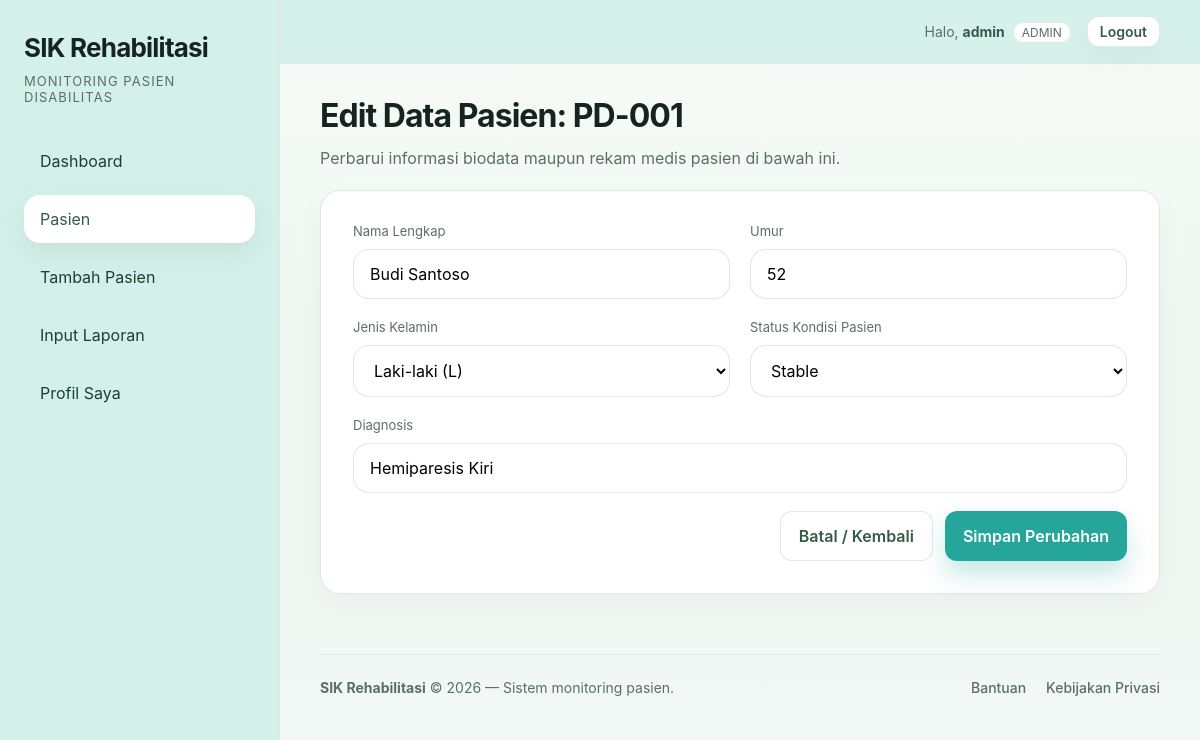
/edit-patient.php?id=1 (signed in), run on the app's committed database.
### tables this page shows
CREATE TABLE patients (
    id INT PRIMARY KEY AUTO_INCREMENT,
    code VARCHAR(20) NOT NULL UNIQUE,
    name VARCHAR(100) NOT NULL,
    age INT NOT NULL,
    gender ENUM('L','P') NOT NULL,
    address VARCHAR(150),
    diagnosis VARCHAR(100) NOT NULL,
    disability_type VARCHAR(50) NOT NULL,
    status ENUM('stable','monitoring','high-risk','urgent') NOT NULL DEFAULT 'monitoring',
    room VARCHAR(50),
    blood_type VARCHAR(5),
    admission_date DATE,
    clinician VARCHAR(100),
    progress INT DEFAULT 0,
    phase VARCHAR(30),
    latest_assessment DATETIME,
    heart_rate INT,
    spo2 INT,
    blood_pressure VARCHAR(15)
);

### includes/functions.php (called while the page is built, shortened)
<?php
function h(?string $value): string
{
    return htmlspecialchars((string)$value, ENT_QUOTES, 'UTF-8');
}
function getPatientById(PDO $pdo, int $id): ?array
{
    $stmt = $pdo->prepare("SELECT * FROM patients WHERE id = ?");
    $stmt->execute([$id]);
    $patient = $stmt->fetch();
    return $patient ?: null;
}
?>

### edit-patient.php (the view, shortened to what this page needs)
<?php
require 'includes/db.php';
require 'includes/functions.php';
$id = (int)($_GET['id'] ?? 0);
$patient = getPatientById($pdo, $id);
require 'includes/header.php';
?>
<div class="page-title">
    <h2>Edit Data Pasien: <?= h($patient['code']) ?></h2>
    <p>Perbarui informasi biodata maupun rekam medis pasien di bawah ini.</p>
</div>
<form method="post" class="card mt-18" style="padding: 32px;">
    <div class="form-grid">
        <div>
            <label class="label">Nama Lengkap</label>
            <input name="name" class="input" type="text" value="<?= h($patient['name']) ?>" required>
        </div>
        <div>
            <label class="label">Umur</label>
            <input name="age" class="input" type="number" min="1" max="150" value="<?= h($patient['age']) ?>" required>
        </div>
        <div>
            <label class="label">Jenis Kelamin</label>
            <select name="gender" class="select" required>
                <option value="L" <?= $patient['gender'] === 'L' ? 'selected' : '' ?>>Laki-laki (L)</option>
            </select>
        </div>
        <div>
            <label class="label">Status Kondisi Pasien</label>
            <select name="status" class="select" required>
                <option value="stable" <?= $patient['status'] === 'stable' ? 'selected' : '' ?>>Stable</option>
            </select>
        </div>
        <div class="full">
            <label class="label">Diagnosis</label>
            <input name="diagnosis" class="input" type="text" value="<?= h($patient['diagnosis']) ?>" required>
        </div>
    </div>
    <div class="footer-actions mt-18">
        <a href="patient-detail.php?id=<?= $id ?>" class="btn btn-secondary">Batal / Kembali</a>
        <button type="submit" class="btn btn-primary">Simpan Perubahan</button>
    </div>
</form>
<?php require 'includes/footer.php'; ?>

### css/style.css (style rules this page uses)
:root { --primary: #4a7d5d; --primary-dark: #355c46; --primary-light: #e8f3ea; --surface: #ffffff; --bg: #f7fbf8; --text: #17231e; --muted: #5c6f62; --border: #dfe8e2; --danger: #d9534f; --warning: #eb9a3d; --success: #2d8b55; --shadow: 0 10px 30px rgba(23, 39, 31, 0.04); }
* { box-sizing: border-box; }
html { scroll-behavior: smooth; }
body { margin: 0; min-height: 100vh; font-family: 'Inter', system-ui, -apple-system, BlinkMacSystemFont, 'Segoe UI', sans-serif; background: linear-gradient(180deg, #f8fbf7 0%, #eef7f1 45%, #f3f8f6 100%); color: var(--text); }
a { color: inherit; text-decoration: none; }
button, input, select, textarea { font: inherit; }
.main > * { animation: fadeInUp 0.5s cubic-bezier(0.2, 0.8, 0.2, 1) backwards; }
.main > *:nth-child(2) { animation-delay: 0.2s; }
.main > *:nth-child(3) { animation-delay: 0.3s; }
.page-title h2 { margin: 0; font-size: clamp(2rem, 2.6vw, 3rem); letter-spacing: -0.03em; }
.page-title p { margin: 10px 0 0; color: var(--muted); max-width: 680px; line-height: 1.7; }
.card { background: var(--surface); border: 1px solid var(--border); border-radius: 20px; padding: 28px; box-shadow: var(--shadow); transition: transform 0.3s ease, box-shadow 0.3s ease; }
.input, .select, .textarea { width: 100%; padding: 14px 16px; border: 1px solid rgba(223, 232, 226, 0.95); background: #ffffff; border-radius: 16px; transition: border-color 0.2s ease, box-shadow 0.2s ease; }
.form-grid { display: grid; grid-template-columns: repeat(2, minmax(0, 1fr)); gap: 20px; }
.form-grid .full { grid-column: 1 / -1; }
.label { display: block; font-size: 13px; margin-bottom: 10px; color: var(--muted); }
.footer-actions { display: flex; justify-content: flex-end; gap: 12px; margin-top: 20px; }
.btn { border: 0; border-radius: 12px; padding: 14px 18px; font-weight: 600; cursor: pointer; transition: transform 0.2s ease, background 0.2s ease, box-shadow 0.2s ease; }
.btn-primary { background: #26a69a; color: white; box-shadow: 0 14px 24px rgba(38, 166, 154, 0.25); }
.btn-secondary { background: #ffffff; border: 1px solid rgba(223, 232, 226, 0.95); color: var(--primary-dark); }
.mt-18 { margin-top: 18px; }

### data on the page
patients: code "PD-001", name "Budi Santoso", age "52", gender "Laki-laki (L)", status "Stable", diagnosis "Hemiparesis Kiri"

### other printed values
$_SESSION['username'] "admin"
$_SESSION['role'] "ADMIN"
